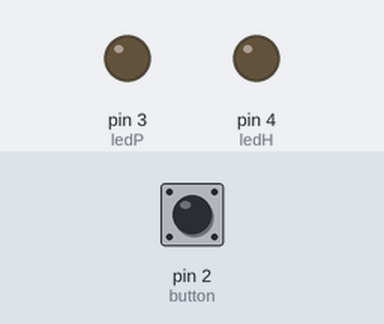
Recording of a sketch running on a simulated Arduino Uno, built with avr-gcc and run on an emulated ATmega328P. On the bench: output pins drawn as LEDs (lit = HIGH). The test bench sets the inputs (shaded band); at power-on: pin 2 (button) HIGH.

Above: at 1.2 s.
1.3 s: pin 2 (button) pulled LOW for 0.15 s
At 2.6 s:
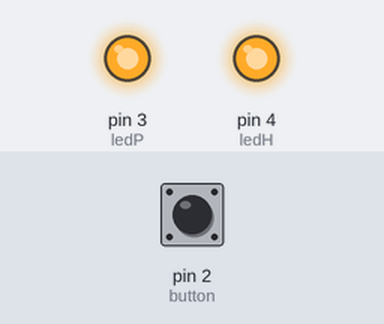
At 32.5 s:
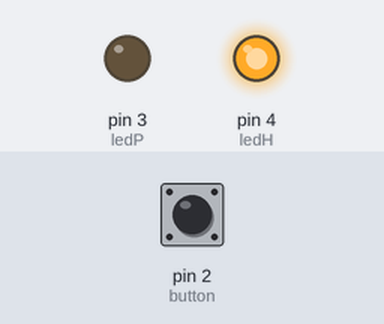
Timing chart, 0 to 32.8 s (numbered marks = the images above; inputs shaded):
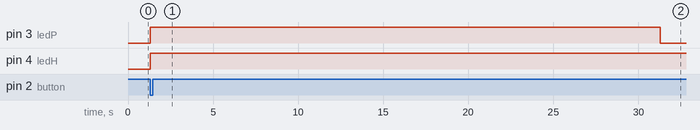

Measured:
- after the input at 1.3 s, pin 3 (ledP): LOW → HIGH at once, → LOW 30.0 s later; pin 4 (ledH): LOW → HIGH at once

The sketch:

Task1.1Lights_ON.ino
```cpp
int button = 2;
int ledP = 3;
int ledH = 4;

void setup() {
  pinMode(button, INPUT_PULLUP);
  pinMode(ledP, OUTPUT);
  pinMode(ledH, OUTPUT);
}

void loop() {
  if (digitalRead(button) == LOW) {
    digitalWrite(ledP, HIGH);
    digitalWrite(ledH, HIGH);
    delay(30000);
    digitalWrite(ledP, LOW);
    delay(30000);
    digitalWrite(ledH, LOW);
  } else {
    digitalWrite(ledP, LOW);
    digitalWrite(ledH, LOW);
  }
}
```
